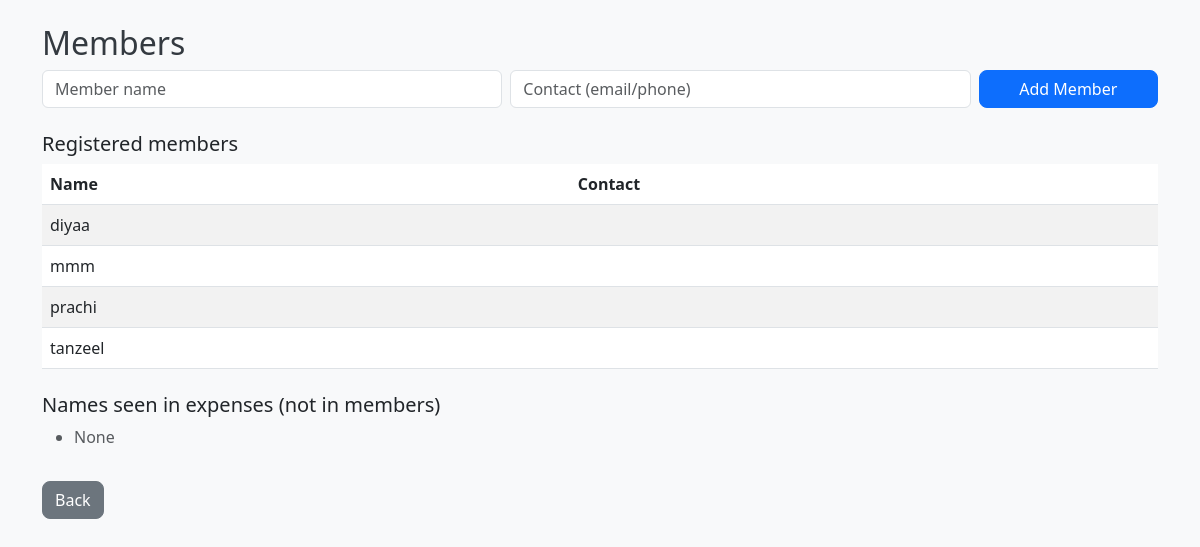
The page /members/ on the database its author committed.
### expenses/models.py (models this page shows)
class Member(models.Model):
     name = models.CharField(max_length=100, unique=True)
     contact = models.CharField(max_length=200, blank=True)

### expenses/views.py (the view)
# urls.py: path('members/', views.members, name='members'),
def members(request):
    if request.method == 'POST':
        name = request.POST.get('name', '').strip()
        contact = request.POST.get('contact', '').strip()
        if name:
            Member.objects.create(name=name, contact=contact)
            return redirect('members')
    members = Member.objects.all().order_by('name')
    expense_names = Expense.objects.values_list('paid_by', flat=True).distinct()
    member_names = set(members.values_list('name', flat=True))
    others = [n for n in expense_names if n and n not in member_names]
    return render(request, 'expenses/members.html', {'members': members, 'others': others})

### expenses/templates/expenses/members.html (shortened to what this page needs)
{% load static %}
<!DOCTYPE html>
<html>
<head>
<link href="https://cdn.jsdelivr.net/npm/bootstrap@5.3.0/dist/css/bootstrap.min.css" rel="stylesheet">
<link rel="stylesheet" type="text/css" href="{% static 'css/style.css' %}">
<body>
<div class="container py-4">
  <h2>Members</h2>
  <form method="POST" class="row g-2 mb-4">
    <div class="col-md-5">
      <input type="text" name="name" class="form-control" placeholder="Member name" required>
    </div>
    <div class="col-md-5">
      <input type="text" name="contact" class="form-control" placeholder="Contact (email/phone)">
    </div>
    <div class="col-md-2">
      <button class="btn btn-primary w-100">Add Member</button>
    </div>
  </form>
  <h5>Registered members</h5>
  <table class="table table-striped">
    <thead><tr><th>Name</th><th>Contact</th></tr></thead>
    <tbody>
      {% for m in members %}
        <tr><td>{{ m.name }}</td><td>{{ m.contact }}</td></tr>
      {% empty %}
        <tr><td colspan="2" class="text-muted">No members yet</td></tr>
      {% endfor %}
    </tbody>
  </table>
  <h5 class="mt-4">Names seen in expenses (not in members)</h5>
  <ul>
    {% for n in others %}
      <li>{{ n }}</li>
    {% empty %}
      <li class="text-muted">None</li>
    {% endfor %}
  </ul>
  <a href="{% url 'home' %}" class="btn btn-secondary mt-3">Back</a>
</div>
</body>
</html>

### static/css/style.css (style rules this page uses)
body { background-color: #f8f9fa; font-family: "Segoe UI", Arial, sans-serif; }
h2 { color: #343a40; }
.btn { border-radius: 8px; }

### rows shown on the page
Member: name "diyaa"
Member: name "mmm"
Member: name "prachi"
Member: name "tanzeel"
